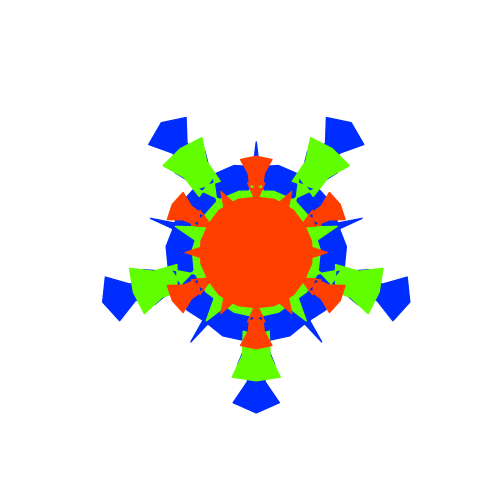
#> input picture catlearn_task/fractals/1.png, 500 x 500 px
$ python -i stimulus_similarity.py   (imports and definitions only)
#> lines starting #> are read from the running program, lines starting #| are printed output that depends on the picture
"""Pairwise perceptual-similarity estimates for the alien and fractal stimulus sets.

Images are RGBA; the alpha channel defines the object. Each image is cropped to its
object, padded to a square and resized so that pairs can be compared. Three
image-computable measures are reported, each scaled to [0, 1] (1 = identical):

- color: histogram intersection of the object's colors in CIELAB space
  (perceptually uniform, so equal distances look roughly equally different).
  Ignores where colors are.
- shape: intersection-over-union of the two silhouettes. Ignores color.
- pixel: 1 - mean per-pixel CIELAB color difference (Delta E), with images
  composited on mid-gray, scaled by the largest difference within the set.
  Sensitive to both color and layout.

Pairs are ranked by the mean of the measures used for that set. These are low-level proxies; human
similarity ratings (or deep-network features) would capture higher-level resemblance.
"""

import argparse
import itertools
import re
from pathlib import Path

import matplotlib.pyplot as plt
import numpy as np
import pandas as pd
from PIL import Image
from scipy.cluster.hierarchy import leaves_list, linkage, optimal_leaf_ordering
from scipy.spatial.distance import squareform

from plot_style import apply_dark_theme

DATA_DIR = Path("/Users/mrugank/Documents/data/catlearn_eeg/task_design")
ALL_MEASURES = ("color", "shape", "pixel")
# name -> (folder, filename pattern, measures to use)
SETS = {
    # alienNN only: black_alien, yellow_alien (a sprite sheet) and spaceship are not in the pool
    "aliens": ("stimuli_aliens", r"alien\d+\.png", ALL_MEASURES),
    "fractals": ("stimuli_fractals", r"\d+\.png", ALL_MEASURES),
    # Noise patches are opaque grayscale squares: every silhouette is identical, so shape is
    # skipped, and "color" reduces to comparing luminance distributions
    "noise": ("stimuli/png", r"noisepatch_\d+\.png", ("color", "pixel")),
}
SIZE = 128
GRAY = 0.5
LAB_BINS = (6, 8, 8)
LAB_RANGE = ((0, 100), (-100, 100), (-100, 100))


def natural_key(path):
    return [int(t) if t.isdigit() else t for t in re.split(r"(\d+)", path.stem)]


def load_image(path):
    """Crop to the object, pad to a square, resize. Returns RGB in [0, 1] and alpha in [0, 1]."""
#> called with path = '../catlearn_task/fractals/1.png'
    im = Image.open(path).convert("RGBA")
#> im is the input picture: PIL image 500x500 RGBA; mean R, G, B, A 234.4, 232.1, 228.5, 39.1
    im = im.crop(im.getchannel("A").getbbox())
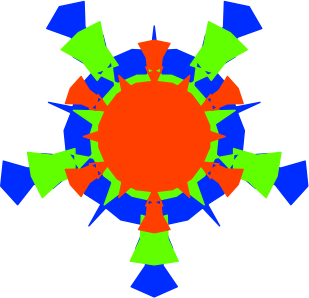
#> im: PIL image 309x298 RGBA; mean R, G, B, A 199, 192.9, 183, 106.1; transparent parts drawn white
    side = max(im.size)
#> side = 309
    square = Image.new("RGBA", (side, side), (0, 0, 0, 0))
#> square: PIL image 309x309 RGBA; every value is 0
    square.paste(im, ((side - im.width) // 2, (side - im.height) // 2))
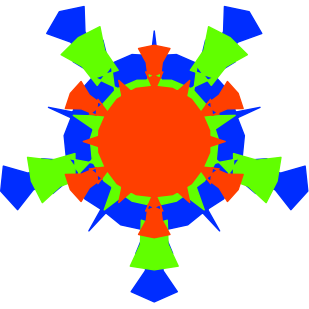
#> square: PIL image 309x309 RGBA; mean R, G, B, A 192, 186, 176.5, 102.3; transparent parts drawn white
    arr = np.asarray(square.resize((SIZE, SIZE), Image.LANCZOS), float) / 255
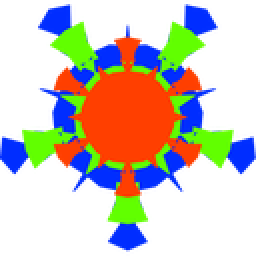
#> arr: shape (128, 128, 4) float64 (shown 2 times larger); mean R, G, B, A 0.212, 0.197, 0.173, 0.401; transparent parts drawn white
    return arr[..., :3], arr[..., 3]


# [124 lines left out: functions rgb_to_lab, similarity_matrices, cluster_order, plot_matrices, plot_top_pairs, main, not called in this run]


# [2 lines not run here, left out]

>>> result = load_image('../catlearn_task/fractals/1.png')

$ run again, on catlearn_task/fractals/14.png
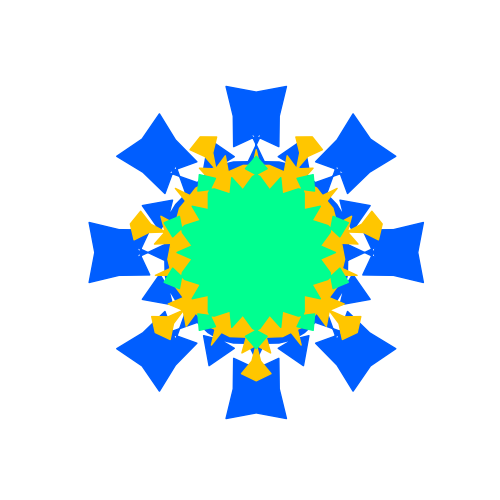
#> input picture catlearn_task/fractals/14.png, 500 x 500 px
#> in load_image, im is the input picture: PIL image 500x500 RGBA; mean R, G, B, A 206.6, 233.9, 234.4, 58.4
#> im: PIL image 337x335 RGBA
#> in load_image, `square.paste(im, ((side - im.width) // 2, (side - im.height) // 2))`:
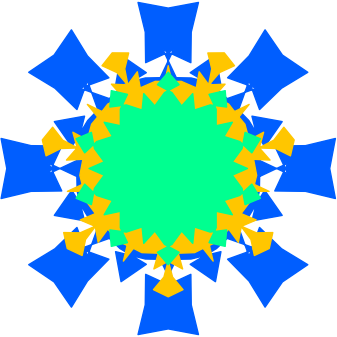
#> square: PIL image 337x337 RGBA; mean R, G, B, A 147, 207.1, 208.1, 128.6; transparent parts drawn white
#> in load_image, `arr = np.asarray(square.resize((SIZE, SIZE), Image.LANCZOS), float) / ..`:
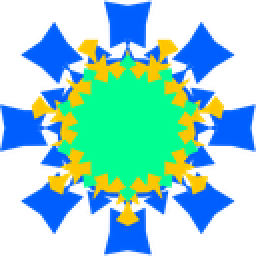
#> arr: shape (128, 128, 4) float64 (shown 2 times larger); mean R, G, B, A 0.117, 0.37, 0.408, 0.504; transparent parts drawn white
